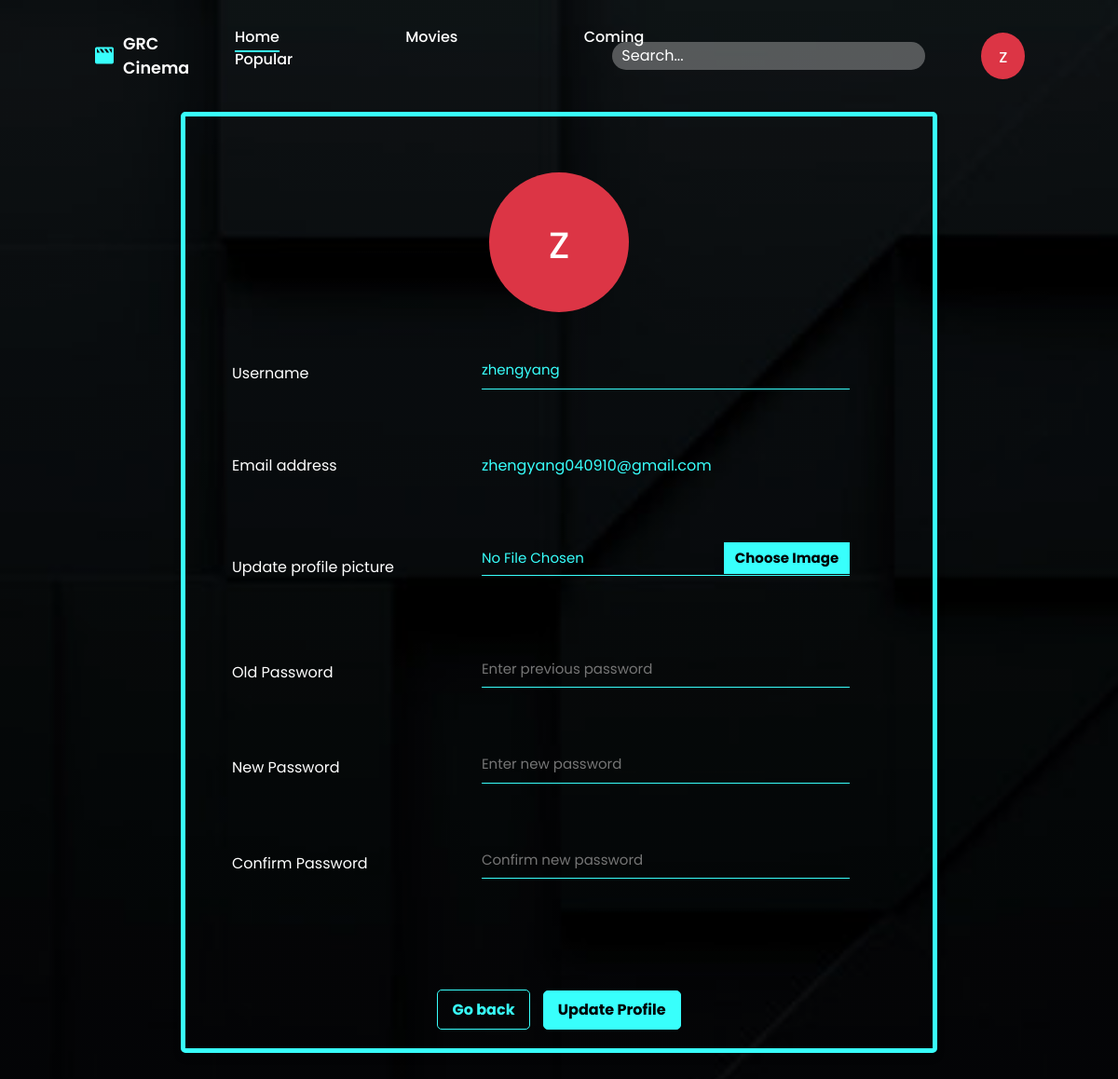
Page /GRC/Security_module/update_profile.php (signed in) on the committed database.
### tables this page shows
CREATE TABLE `users` (
  `user_id` int(11) NOT NULL,
  `user_name` varchar(100) NOT NULL,
  `user_type` varchar(50) NOT NULL DEFAULT 'user',
  `email` varchar(50) NOT NULL,
  `password` varchar(255) NOT NULL,
  `verify_token` varchar(255) NOT NULL,
  `OTP` int(6) NOT NULL,
  `verify_status` tinyint(2) NOT NULL DEFAULT 0 COMMENT '0 = NO, 1 = YES',
  `join_date` date DEFAULT NULL,
  `profile_img` varchar(255) NOT NULL,
  `phone` varchar(13) NOT NULL,
  `life` tinyint(1) NOT NULL DEFAULT 5,
  `last_attempt_time` int(50) NOT NULL DEFAULT 0,
  `account_available` tinyint(2) NOT NULL DEFAULT 1 COMMENT '0 - Banned, 1 - Available'
);

### GRC/Security_module/update_profile.php (the view, shortened to what this page needs)
<?php
require_once 'connection.php';
?>
<!DOCTYPE html>
<html>
    <head>
        <link rel="stylesheet" href="https://cdn.jsdelivr.net/npm/bootstrap@4.6.2/dist/css/bootstrap.min.css">
        <link href="../css/view_profile.css" rel="stylesheet" type="text/css"/>
    </head>
    <body>
        <?php
        include '../Movie_management_module/cust_header.php';
        ?>
        <div class="update-profile">
            <form action="" method="post" id="profile-form" enctype="multipart/form-data">
                <?php
                if($row['profile_img'] == ""){
                    echo '<div class="headshot-1">' . substr($row['user_name'], 0, 1) . '</div>';
                    $row['profile_img'] = "No File Chosen";
                }
                else{
                    echo "<img src='../profile/". $row['profile_img'] . "'>";
                }
                ?>
                <table class="flex">
                    <tr>
                        <td>
                            <span>Username</span>
                        </td>
                        <td>
                            <input type="text" name="update_name" class="box" value="<?php echo $row['user_name']; ?>" />
                        </td>
                    </tr>
                    <tr>
                        <td>
                            <span>Email address</span>
                        </td>
                        <td>
                            <div class="box"><?php echo $row['email']; ?></div>
                        </td>
                    </tr>
                    <tr>
                        <td>
                            <span>Update profile picture</span>
                        </td>
                        <td>
                            <div class="custom-file mb-3">
                                <label class="custom-file-label" for="customFile"></label>
                            </div>
                        </td>
                    </tr>
                    <tr>
                        <td>
                            <span>Old Password</span>
                        </td>
                        <td>
                            <input type="password" name="update_pass" class="box" placeholder="Enter previous password">
                        </td>
                    </tr>
                    <tr>
                        <td>
                            <span>New Password</span>
                        </td>
                        <td>
                            <input type="password" name="new_pass" class="box" placeholder="Enter new password">
                        </td>
                    </tr>
                    <tr>
                        <td>
                            <span>Confirm Password</span>
                        </td>
                        <td>
                            <input type="password" name="confirm_pass" class="box" placeholder="Confirm new password">
                        </td>
                    </tr>
                </table>
                <div>
                    <a style="text-decoration: none;" href="../Movie_management_module/homepage.php" class="back-btn">Go back</a>
                    <input type="button" name="update_profile" value="Update Profile" class="update-btn" onclick="ajaxFunction();" />
                </div>
            </form>
        </div>
    </body>
</html>

### GRC/Movie_management_module/cust_header.php (shortened to what this page needs)
<?php
require_once 'connection.php';
    if(isset($_SESSION['user_id'])){
        $isLogin = true;
        $user_id = $_SESSION['user_id'];
        $sql = $con->prepare("SELECT * FROM users WHERE user_id = ? LIMIT 1");
        $sql->bind_param("s", $user_id);
        $sql->execute();
        $result = $sql->get_result();
        if($result && $result->num_rows > 0){
            $row = $result->fetch_array();
        }
    }
    else{
        $isLogin = false;
    }
?>
<!DOCTYPE html>
<html>
    <head>
        <link rel="stylesheet" href="https://cdn.jsdelivr.net/npm/boxicons@latest/css/boxicons.min.css">
        <link href="../css/cust_header.css" rel="stylesheet" type="text/css"/>
    </head>
    <body>
        <header>
            <a href="homepage.php" class="logo" style="color: #fff;">
                <i class="bx bxs-movie"></i> GRC Cinema
            </a>
            <ul class="navbar">
                <li><a href="homepage.php" class="home-active">Home</a></li>
                <li><a href="homepage.php#movies">Movies</a></li>
                <li><a href="homepage.php#coming">Coming</a></li>
                <li><a href="homepage.php#popular">Popular</a></li>
            </ul>
            <div class="search-bar">
                <input type="text" id="search_input">
                <div class="search" id="movie-list">
                </div>
            </div>
            <?php if ($isLogin == true){ ?>
                <?php if ($row['profile_img'] == ""){ ?>
                        <div class="headshot" id="profile-image"><?php echo substr($row['user_name'], 0, 1); ?></div>
                <?php } else { ?>
                    <img src="<?php echo '../profile/' . $row['profile_img']; ?>" class="profile-image" id="profile-image">
                <?php } ?>
            <?php } ?>
        </header>
            <?php
            if(isset($_SESSION['user_id'])){
                $sql = $con->prepare("SELECT * FROM users WHERE user_id = ? LIMIT 1");
                $sql->bind_param("s", $user_id);
                $sql->execute();
                $result = $sql->get_result();
                if($result && $result->num_rows > 0){
                    $row = $result->fetch_array();
                }
            ?>
            <?php
            }
            ?>
    </body>
</html>

### GRC/css/view_profile.css (style rules this page uses)
* { font-family: 'Poppins', sans-serif; margin: 0; padding: 0; box-sizing: border-box; list-style: none; text-decoration: none; scroll-padding-top: 2rem; scroll-behavior: smooth; }
body { background-image: -webkit-linear-gradient(rgba(0, 0, 0, 0.3), rgba(0, 0, 0, 0.3)), url('../images/signup_background.png'); background-size: cover; background-position: center center; width: 100%; min-height: 155vh; color: #38FFFC; }
.update-profile { display: flex; align-items: center; justify-content: center; padding: 20px; position: relative; top: 100px; color: #38FFFC; }
.update-profile form { display: flex; align-items: center; flex-direction: column; padding: 20px; border: 5px solid #38FFFC; box-shadow: 0 5px 10px rgba(0, 0, 0, .1); text-align: center; width: 70%; border-radius: 5px; }
.headshot-1 { display: flex; align-items: center; justify-content: center; height: 150px; width: 150px; border-radius: 50%; margin-top: 40px; background-color: #dc3545; color: #fff; font-size: 50px; }
.update-profile form table { margin-left: 60px; width: 100%; margin-top: 50px; margin-bottom: 50px; text-align: left; }
.update-profile form table td { padding-bottom: 70px; }
.update-profile form td span { font-size: 16px; color: #fff; }
.update-profile form td input, .custom-file-label { padding-bottom: 8px; width: 80%; background-color: transparent; border: none; outline: none; border-bottom: 1px solid #38fffc; font-size: 15px; color: #38FFFC; border-radius: 0; padding-left: 0; }
.custom-file-label::after { font-weight: bold; color: #000; content: "Choose Image"; background-color: #38FFFC; border-radius: 0; }
.update-btn { font-weight: bold; color: #000; background-color: #38FFFC; padding: 8px 15px; border-radius: 5px; border: 1px solid #38FFFC; transition-duration: 0.5s; }
.back-btn { font-weight: bold; color: #38FFFC; background-color: transparent; padding: 9px 15px; border-radius: 5px; border: 1px solid #38FFFC; margin-right: 10px; transition-duration: 0.5s; }
a { text-decoration: none !important; }

### GRC/css/cust_header.css (style rules this page uses)
* { font-family: 'Poppins', sans-serif; margin: 0; padding: 0; box-sizing: border-box; list-style: none; text-decoration: none; }
:root { --main-color: #38FFFC; --text-color: #020307; --bg-color: #fff; --primary-white: rgb(240, 240, 240); }
header { position: fixed; width: 100%; top: 0; right: 0; z-index: 1000; display: flex; align-items: center; justify-content: space-between; padding: 20px 100px; transition: 0.5s; }
.logo { font-size: 1.1rem; font-weight: 600; color: #fff; display: flex; align-items: center; column-gap: 0.5rem; }
.logo .bx { font-size: 24px; color: #38FFFC; }
.navbar { display: flex; column-gap: 5rem; margin-left: auto; margin-right: auto; }
.navbar li { position: relative; }
.navbar a { font-size: 1rem; font-weight: 500; color: #fff; }
.navbar a::after { content: ''; width: 0; height: 2px; background: #38FFFC; position: absolute; bottom: -4px; left: 0; transition: 0.4s all linear; }
.navbar a:hover::after, .navbar .home-active::after { width: 100%; }
header .search-bar { position: relative; left: -50px; }
header .search-bar input { padding: 3px 10px; border-radius: 20px; border: none; outline: none; background: rgb(255, 255, 255, .3); color: #fff; margin-right: 10px; }
header .search-bar input::placeholder { color: #fff; }
header .search-bar .search { position: absolute; width: 320px; height: 270px; right: 0; top: 40px; z-index: 99999; overflow-y: auto; }
.headshot { display: flex; align-items: center; justify-content: center; cursor: pointer !important; height: 50px !important; width: 50px !important; background-color: #dc3545; color: #fff; border-radius: 50%; font-size: 20px; }

### rows in the picture
users: user_name "z", update_name "zhengyang", email "zhengyang040910@gmail.com"
